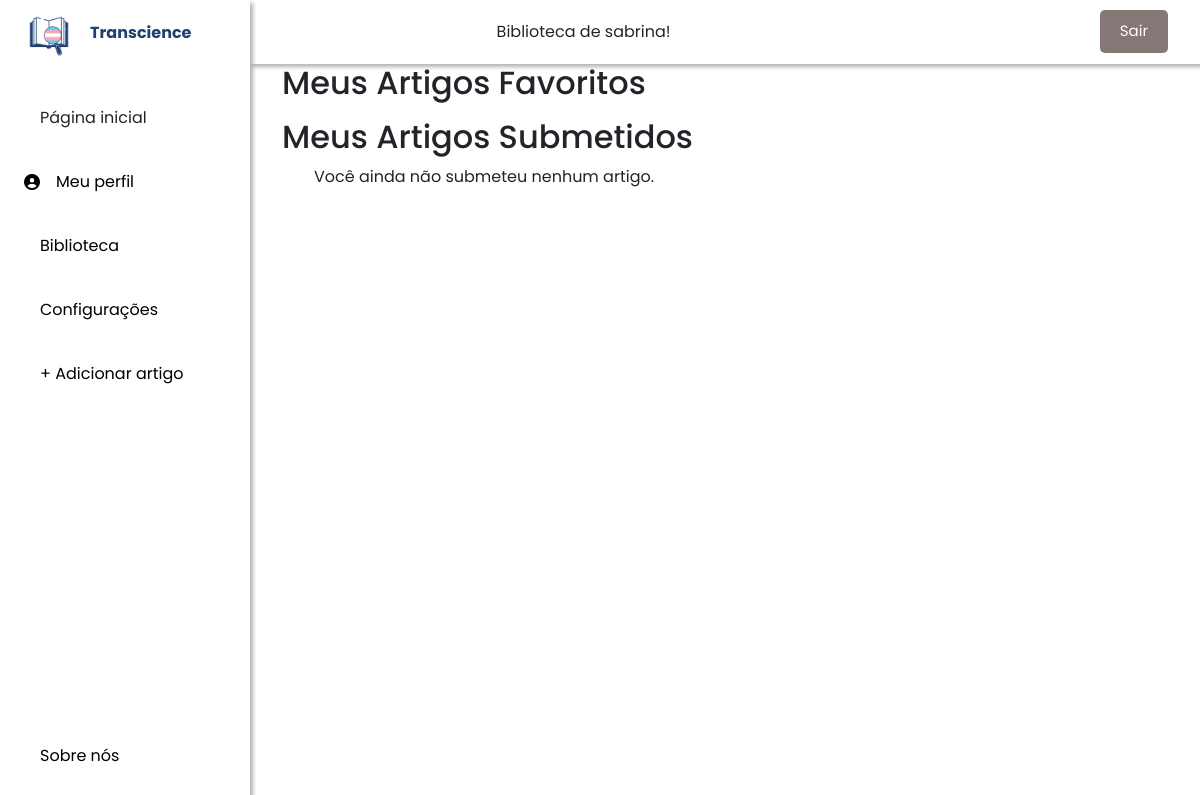
The app's page /biblioteca/minha_biblioteca/ (signed in), older data.
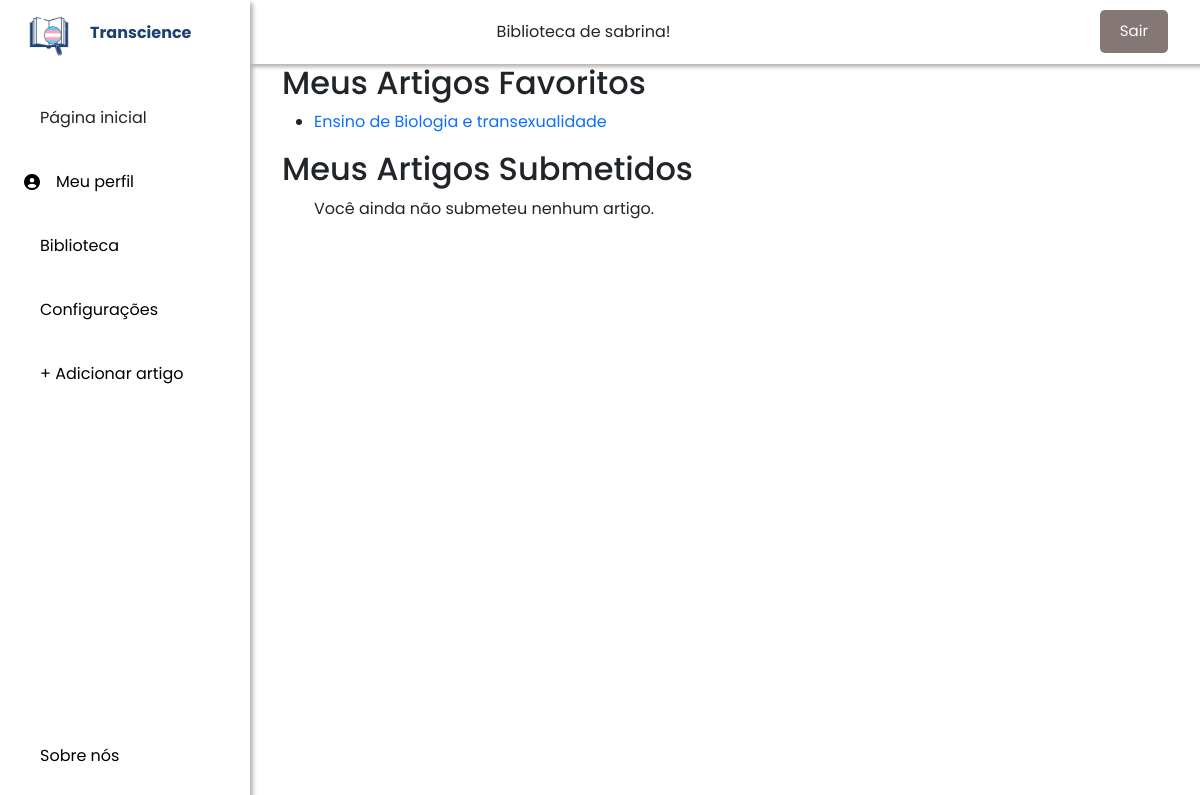
The same page, newer data.
### biblioteca/models.py (models this page shows, shortened)
class Favorito(models.Model):
    usuario = models.ForeignKey(User, on_delete=models.CASCADE)
    artigo = models.ForeignKey(Artigo, on_delete=models.CASCADE)
    data_favorito = models.DateField(auto_now_add=True)

class Artigo(models.Model):
    titulo = models.CharField(max_length=200)
    link = models.CharField(max_length=255)
    autor = models.CharField(max_length=255)
    relevancia_id = models.ForeignKey(Relevancia, on_delete=models.CASCADE)
    ano_id = models.ForeignKey(Ano, on_delete=models.CASCADE)
    palavras_chave = models.ManyToManyField(PalavraChave, related_name='artigos')
    usuario = models.ManyToManyField(User, related_name='artigos')

### biblioteca/views.py (the view)
# urls.py: path("minha_biblioteca/", views.Minha_bibliotecaView.as_view(), name="minha_biblioteca"),
class Minha_bibliotecaView(generic.ListView):
    template_name = "biblioteca/minha_biblioteca.html"
    context_object_name = "biblioteca"
    def get_queryset(self):
        return Artigo.objects.all()

### biblioteca/templates/biblioteca/minha_biblioteca.html (shortened to what this page needs)
{% load static %}
<link rel="stylesheet" href="{% static 'css/bootstrap.min.css' %}">
<link rel="stylesheet" href="{% static 'fa/css/all.min.css' %}">
<link rel="stylesheet" href="{% static 'biblioteca/style.css' %}">
<link href="fontawesome/css/all.css" rel="stylesheet">
<body id="body-pd">
  <header class="header" id="header">
      {% if user.is_authenticated %}
      Biblioteca de {{ user.username }}!
      {% else %}
      <p>You are not logged in</p>
      <a href="{% url 'login' %}">Log In</a>
      {% endif %}
      <form action="{% url 'logout' %}" method="post">
        <button type="submit" class="logout-button">Sair</button>
      </form>
  </header>
  <div class="l-navbar" id="nav-bar">
    <nav class="nav">
        <div>
            <a href="#" class="nav_logo">
                <img src="{% static 'biblioteca/images/logo.png' %}" alt="Logo" class="nav_logo-img">
                <span class="nav_logo-name">Transcience</span>
            </a>
            <div class="nav_list">
                <a href="{% url 'biblioteca:index' %}" class="nav_link active">
                    <span class="nav_name">Página inicial</span>
                </a>
                <a href="#" class="nav_link">
                  <i class="fa-solid fa-circle-user"></i>
                    <span class="nav_name">Meu perfil</span>
                </a>
                <a href="#" class="nav_link">
                    <span class="nav_name">Biblioteca</span>
                </a>
                <a href="#" class="nav_link">
                    <span class="nav_name">Configurações</span>
                </a>
                <a href="{% url 'novoArtigo' %}" class="nav_link">
                  <span class="nav_name"> + Adicionar artigo</span>
                </a>
            </div>
        </div>
        <a href="#" class="nav_link">
            <span class="nav_name">Sobre nós</span>
        </a>
    </nav>
</div>
<h2>Meus Artigos Favoritos</h2>
<ul>
    {% for favorito in user.favorito_set.all %}
        <li>
            <a href="{{ favorito.artigo.link }}">{{ favorito.artigo.titulo }}</a>
        </li>
    {% endfor %}
</ul>
<h2>Meus Artigos Submetidos</h2>
<ul>
    {% for artigo in user.artigo_set.all %}
        <li>
            <a href="{{ artigo.link }}">{{ artigo.titulo }}</a> - {{ artigo.ano.descricao }}
        </li>
    {% empty %}
        <p>Você ainda não submeteu nenhum artigo.</p>
    {% endfor %}
</ul>

Row changes from the older to the newer data that the page shows:
added Favorito: artigo.titulo "Ensino de Biologia e transexualidade"
